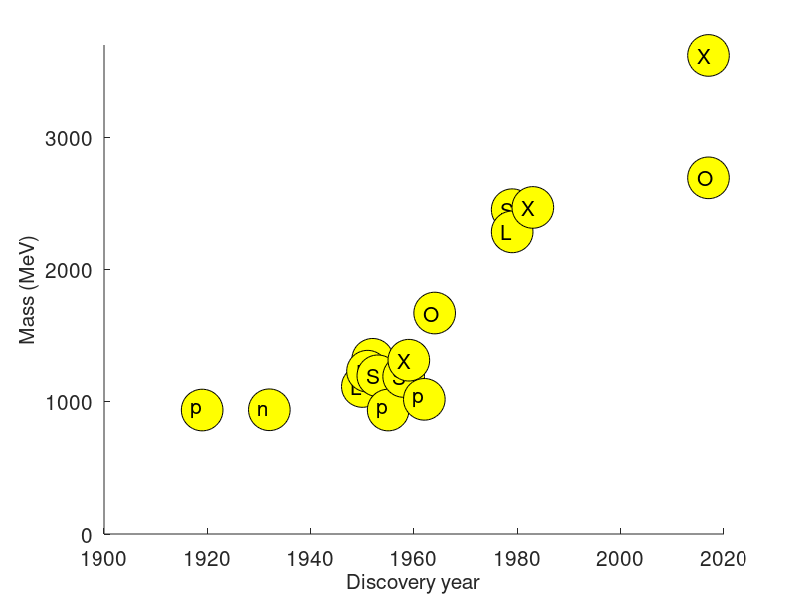

Recreate this plot in MATLAB.
% Particle discovery timeline
% (C) Timo Kärkkäinen 2020
clear;
% a = elementary particle, m = meson, b = baryon
chosenSpecies = "b";
lightOnly = true; % If true, restricts to particles with M < 3700 GeV
allSpecies = ["a";"a";"b";"b";"a";"a";"m";"m";"b";"m";...
         "b";"b";"b";"b";"a";"b";"b";"m";"m";...
         "b";"a";"m";"b";"a";"m";"a";"a";"m";"m";...
         "b";"b";"a";"m";"m";"m";"b";"a";"a";"m";...
         "b";"a";"a";"b";"b";"b";"m";"a";"b";"b"];
allParticles = ["\gamma";"e^-";"p^+";"n";"e^+";"\mu";"\pi^0";"K";"\Lambda";"\pi^\pm";...
    "\Xi^\pm";"\Delta";"\Sigma^\pm";"p^-";"\nu_e";"\Sigma^0";"\Xi^0";"\rho";"\eta";...
    "\phi";"\nu_\mu";"\eta'";"\Omega";"s";"\psi";"c";"\tau";"D";"\Upsilon";...
    "\Sigma_c";"\Lambda_c";"g";"\eta_c";"B";"D_s";"\Xi_c";"W^\pm";"Z^0";"B_s";...
    "\Lambda_b";"t";"\nu_\tau";"\Sigma_b";"\Xi_b";"\Omega_b";"\eta_b";"H";"\Omega_c";"\Xi_{cc}"];
years = [1895 1897 1919 1932 1932 1937 1947 1947 1950 1950 ...
          1952 1951 1953 1955 1956 1958 1959 1961 1961 ...
          1962 1962 1963 1964 1968 1974 1974 1975 1976 1977 ...
          1979 1979 1979 1980 1981 1983 1983 1983 1983 1991 ...
          1991 1995 2000 2006 2007 2008 2008 2012 2017 2017];
masses = [   0  0.5  938  940  0.5  106  135  496 1116  140 ...
          1322 1232 1197  938    0 1192 1315  775 548 ...
          1019    0  958 1672   95 2097 1275 1777 1865 9460 ...
          2454 2286    0 2984 5280 1968 2471 83000 90000 5367 ...
          5619 173100  0 5811 5789 6054 9398 125100 2695 3621];
%plot(vuodet,massat,'.k','MarkerSize',20);
%semilogy(vuodet,massat,'.k','MarkerSize',20);
figure;
hold on;
for j=1:length(years)
    species = allSpecies(j);
    if species == chosenSpecies
        plot(years(j),masses(j),'ok','MarkerSize',30,'MarkerFaceColor','y');
        text(years(j)-2.2,masses(j),allParticles(j),'FontSize',15);
%        plot(years(j),masses(j),'.k','MarkerSize',20);
%        text(years(j) + 1,masses(j),allParticles(j),'FontSize',15);
    end
end
set(gca,'FontSize',15);
%xlim([1937 2020]);
if lightOnly
    ylim([0 3700]);
end
xlabel('Discovery year','FontSize',15);
ylabel('Mass (MeV)','FontSize',15);